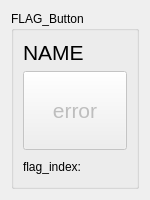
<?xml version="1.0" encoding="UTF-8"?>
<ui version="4.0">
 <class>IndicatorFLG_Form</class>
 <widget class="QWidget" name="IndicatorFLG_Form">
  <property name="geometry">
   <rect>
    <x>0</x>
    <y>0</y>
    <width>150</width>
    <height>200</height>
   </rect>
  </property>
  <property name="sizePolicy">
   <sizepolicy hsizetype="Fixed" vsizetype="Fixed">
    <horstretch>0</horstretch>
    <verstretch>0</verstretch>
   </sizepolicy>
  </property>
  <property name="minimumSize">
   <size>
    <width>150</width>
    <height>200</height>
   </size>
  </property>
  <property name="maximumSize">
   <size>
    <width>150</width>
    <height>200</height>
   </size>
  </property>
  <property name="windowTitle">
   <string>Form</string>
  </property>
  <property name="autoFillBackground">
   <bool>false</bool>
  </property>
  <layout class="QVBoxLayout" name="verticalLayout">
   <item>
    <widget class="QGroupBox" name="groupBox">
     <property name="title">
      <string>FLAG_Button</string>
     </property>
     <layout class="QVBoxLayout" name="verticalLayout_2">
      <item>
       <layout class="QHBoxLayout" name="hLayout_1">
        <item>
         <widget class="QLabel" name="label_name">
          <property name="sizePolicy">
           <sizepolicy hsizetype="MinimumExpanding" vsizetype="Preferred">
            <horstretch>0</horstretch>
            <verstretch>0</verstretch>
           </sizepolicy>
          </property>
          <property name="font">
           <font>
            <pointsize>16</pointsize>
           </font>
          </property>
          <property name="text">
           <string>NAME</string>
          </property>
         </widget>
        </item>
       </layout>
      </item>
      <item>
       <widget class="QPushButton" name="pButton">
        <property name="enabled">
         <bool>false</bool>
        </property>
        <property name="sizePolicy">
         <sizepolicy hsizetype="MinimumExpanding" vsizetype="MinimumExpanding">
          <horstretch>0</horstretch>
          <verstretch>0</verstretch>
         </sizepolicy>
        </property>
        <property name="font">
         <font>
          <pointsize>16</pointsize>
         </font>
        </property>
        <property name="text">
         <string>error</string>
        </property>
       </widget>
      </item>
      <item>
       <layout class="QHBoxLayout" name="hLayout_2">
        <item>
         <widget class="QLabel" name="label_states">
          <property name="minimumSize">
           <size>
            <width>0</width>
            <height>21</height>
           </size>
          </property>
          <property name="text">
           <string>flag_index:</string>
          </property>
         </widget>
        </item>
       </layout>
      </item>
     </layout>
    </widget>
   </item>
  </layout>
 </widget>
 <resources/>
 <connections/>
</ui>
